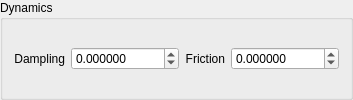
                    <widget class="QGroupBox" name="JointDynamicsGroupBox">
                      <property name="enabled">
                        <bool>true</bool>
                      </property>
                      <property name="title">
                        <string>Dynamics</string>
                      </property>
                      <layout class="QHBoxLayout">
                        <item>
                          <widget class="QLabel" name="label_74">
                            <property name="maximumSize">
                              <size>
                                <width>16777215</width>
                                <height>16777215</height>
                              </size>
                            </property>
                            <property name="layoutDirection">
                              <enum>Qt::LeftToRight</enum>
                            </property>
                            <property name="text">
                              <string>Dampling</string>
                            </property>
                            <property name="alignment">
                              <set>Qt::AlignRight|Qt::AlignTrailing|Qt::AlignVCenter</set>
                            </property>
                          </widget>
                        </item>
                        <item>
                          <widget class="QDoubleSpinBox" name="JointDynamicsDamplingSpinBox">
                            <property name="decimals">
                              <number>6</number>
                            </property>
                            <property name="minimum">
                              <double>-10000.000000000000000</double>
                            </property>
                            <property name="maximum">
                              <double>10000.000000000000000</double>
                            </property>
                            <property name="singleStep">
                              <double>0.001000000000000</double>
                            </property>
                            <property name="value">
                              <double>0.000000000000000</double>
                            </property>
                          </widget>
                        </item>
                        <item>
                          <widget class="QLabel" name="label_75">
                            <property name="maximumSize">
                              <size>
                                <width>16777215</width>
                                <height>16777215</height>
                              </size>
                            </property>
                            <property name="layoutDirection">
                              <enum>Qt::LeftToRight</enum>
                            </property>
                            <property name="text">
                              <string>Friction</string>
                            </property>
                            <property name="alignment">
                              <set>Qt::AlignRight|Qt::AlignTrailing|Qt::AlignVCenter</set>
                            </property>
                          </widget>
                        </item>
                        <item>
                          <widget class="QDoubleSpinBox" name="JointDynamicsFrictionSpinBox">
                            <property name="decimals">
                              <number>6</number>
                            </property>
                            <property name="minimum">
                              <double>-10000.000000000000000</double>
                            </property>
                            <property name="maximum">
                              <double>10000.000000000000000</double>
                            </property>
                            <property name="singleStep">
                              <double>0.001000000000000</double>
                            </property>
                          </widget>
                        </item>
                      </layout>
                    </widget>
